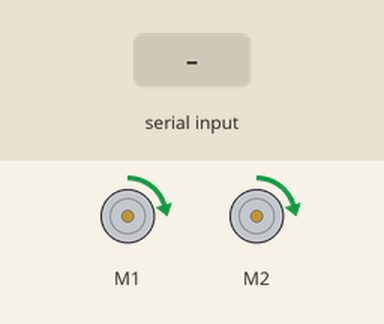
A sketch run on a simulated Arduino Uno, built with avr-gcc and run on an emulated ATmega328P. On the bench: 2 × DC motor (green arrow = forward, orange = backward, longer = faster). The test bench sets the inputs (shaded band). What the sketch prints to the serial monitor is not drawn.

Above: at 6.2 s.
6.3 s: "s" received over Serial
At 6.7 s:
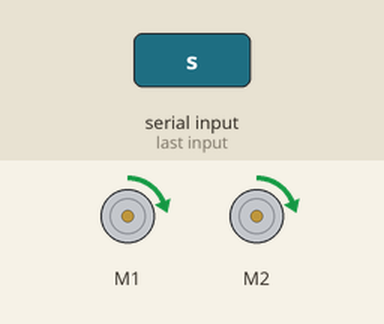
7.8 s: "f" received over Serial
At 9.0 s:
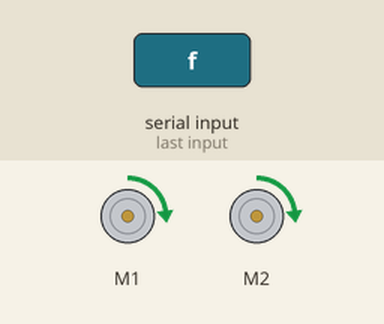
Timing chart, 0 to 10.8 s (numbered marks = the images above; inputs shaded):
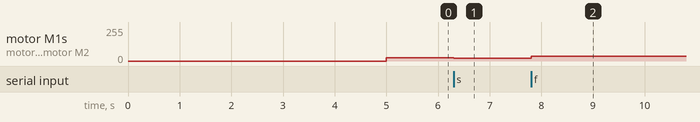

The sketch:

motor_test.ino
```cpp
#include <Wire.h>
#include <Adafruit_MotorShield.h>
#include "utility/Adafruit_MS_PWMServoDriver.h"

Adafruit_MotorShield AFMS = Adafruit_MotorShield();
Adafruit_DCMotor *myMotorR = AFMS.getMotor(1);
Adafruit_DCMotor *myMotorL = AFMS.getMotor(2);

int sensorPinR = A0;    // select the input pin for the potentiometer
int sensorPinL = A1;
int sensorValueR = 0;  // variable to store the value coming from the sensor
int sensorValueL = 0;
int goSpeed = 25;
int turnSpeed = 0;
int speedR = 0;
int speedL = 0;
int count = 0;
char mode = ' ';

void setup() {
  AFMS.begin();
  myMotorR->setSpeed(goSpeed);
  myMotorL->setSpeed(goSpeed);
  pinMode(sensorPinR, INPUT);
  pinMode(sensorPinL, INPUT);
  Serial.begin(9600);

  delay(5000);
}

void loop() {
  if (Serial.available() > 0) {
    if (Serial.peek() == 's') {
      Serial.read();
      goSpeed = 20;
    }
    if (Serial.peek() == 'f') {
      Serial.read();
      goSpeed = 35;
    }
  }
  Serial.print(goSpeed);

//  if (count % 24 == 0) {
//    sensorValueR = analogRead(sensorPinR);
//    sensorValueL = analogRead(sensorPinL);
//    Serial.print(sensorValueR);
//    Serial.print(' ');
//    Serial.print(sensorValueL);
//    Serial.print(' ');
//    Serial.print(speedR);
//    Serial.print(' ');
//    Serial.println(speedL);
//  }


  if (sensorValueR < 700 && sensorValueL < 700) {
    myMotorR->setSpeed(goSpeed);
    myMotorL->setSpeed(goSpeed);
    myMotorR->run(FORWARD);
    myMotorL->run(FORWARD);
    speedR = goSpeed;
    speedL = goSpeed;

  }
  else if (sensorValueR < 700 && sensorValueL > 700){
    myMotorR->setSpeed(goSpeed);
    myMotorL->setSpeed(turnSpeed);
    myMotorR->run(FORWARD);
    myMotorL->run(FORWARD);
    speedR = goSpeed;
    speedL = turnSpeed;

  }
  else if (sensorValueR > 700 && sensorValueL <700){
    myMotorR->setSpeed(turnSpeed);
    myMotorL->setSpeed(goSpeed);
    myMotorR->run(FORWARD);
    myMotorL->run(FORWARD);
    speedR = turnSpeed;
    speedL = goSpeed;

  }
  count += 1;
}
```

Measured:
- after the input at 6.3 s, motor M1, motor M2: forward 25/255 → forward 20/255 at once
- after the input at 7.8 s, motor M1, motor M2: forward 20/255 → forward 35/255 at once
